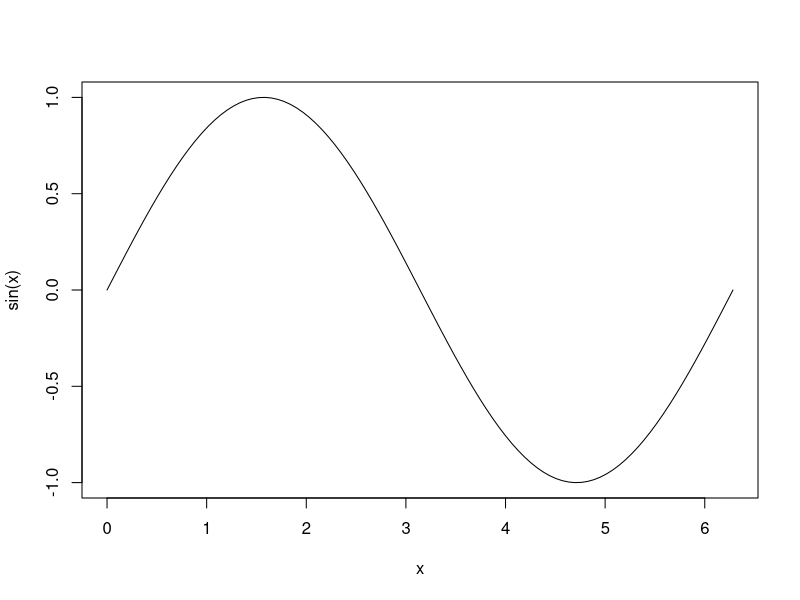
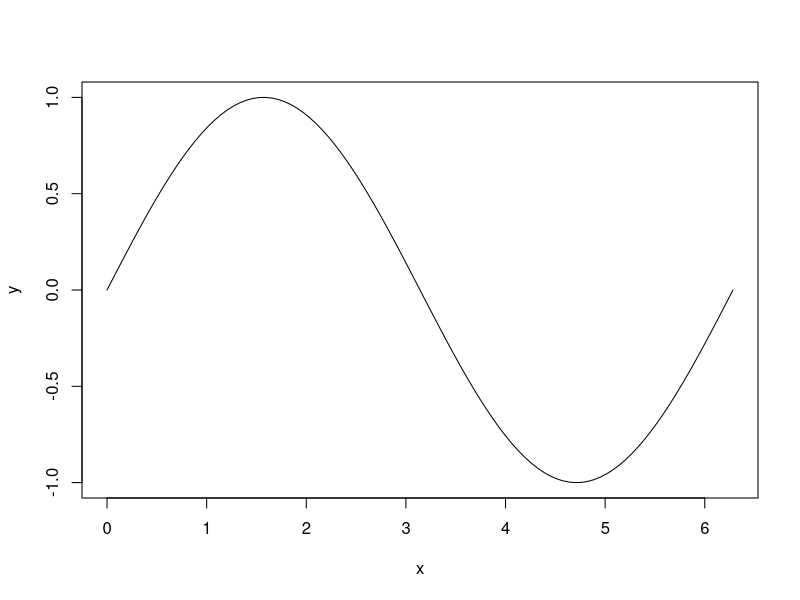

Write the R code that produced these figures, in order. (Note: this script raises an error after producing the figures.)
## ---- chunk 1
x <- seq(0, 2 * pi, length = 100)
plot(x, sin(x), type = "l")
## ---- chunk 2
y <- sin(x)
plot(x, y, type = "l")
## ---- chunk 3
lineplot <- function(x, y, type="l", ...) {
  invoke(plot)(x, y, type=type, ...)
}

lineplot(x, sin(x))
